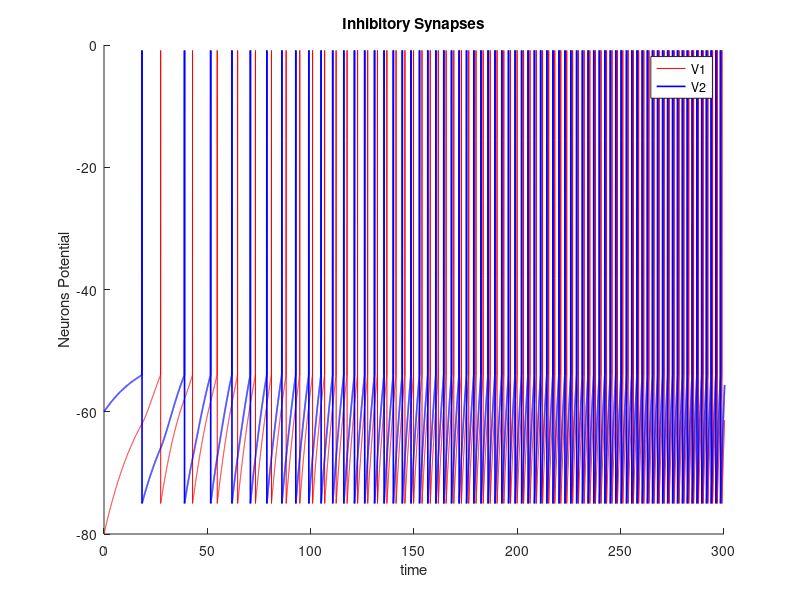

This figure's MATLAB source:
clc;
%-------------------------------------------
% Q2_2
%-------------------------------------------
dt = 0.01; % Simulation time step
Duration = 1000; % Simulation length
T = ceil(Duration/dt);
t = (1:T) * dt; % Simulation time points in ms
El = -80;
Tm = 20;
IeRm = 25;
rm = 50;
Vth = -54;
Tp = 10;
K = t/Tp .* exp(1-t/Tp);
rho = zeros(1,T);
deltaPeriod=10000;
for i=deltaPeriod:deltaPeriod:T
    rho(i)=0.005;
end
g = conv(K,rho);
Ese = 0;
Esi = -80;
Es = Ese;
V = zeros(1,T);
V(1) = -80;
for i = 1:T-1
    if(V(i)<Vth)
        dv = (dt/Tm)*(-((V(i)-El)+g(i)*(V(i)-Es)*rm)+IeRm);
        V(i+1)=V(i)+dv;
    else
        dv = (dt/0.05)*(-V(i)+IeRm);
        V(i+1) = V(i)+dv;
        if V(i+1)>0
            V(i+1)=El;
        end
    end
end

%{
figure
hold on
P1=subplot(4,1,1);
plot(t,K,'LineWidth',1.2);
title('K');
P2=subplot(4,1,2);
plot(t,rho,'LineWidth',1.2);
title('rho');
P3=subplot(4,1,3);
plot(t,g(1:T),'LineWidth',1.2);
title('g');
P4=subplot(4,1,4);
plot(t,V,'LineWidth',1.2);
title('V');
hold off
%}

%-------------------------------------------
% Q2_3
%-------------------------------------------
El = -75;
V1 = zeros(1,T);
V2 = zeros(1,T);
V1(1) = -80;
V2(1) = -60;
rho1 = zeros(1,T);
rho2 = zeros(1,T);
g1 = conv(K,rho1);
g2 = conv(K,rho2);
excAmount = 0.0049;
%
for i=1:T-1
    if V1(i)<Vth && V2(i)<Vth
        dv1 = (dt/Tm)*(-((V1(i)-El)+g1(i)*(V1(i)-Es)*rm)+IeRm);
        V1(i+1)=V1(i)+dv1;
        dv2 = (dt/Tm)*(-((V2(i)-El)+g2(i)*(V2(i)-Es)*rm)+IeRm);
        V2(i+1)=V2(i)+dv2;
        
    elseif V1(i)<Vth && V2(i)>Vth
        dv1 = (dt/Tm)*(-((V1(i)-El)+g1(i)*(V1(i)-Es)*rm)+IeRm);
        V1(i+1)=V1(i)+dv1;
        dv2 = (dt/0.05)*(-V2(i)+IeRm);
        V2(i+1) = V2(i)+dv2;
        if V2(i+1)>0
            V2(i+1)=El;
            rho1(i)=excAmount;
            g1 = conv(K,rho1);
        end
        
    elseif V1(i)>Vth && V2(i)<Vth
        dv2 = (dt/Tm)*(-((V2(i)-El)+g2(i)*(V2(i)-Es)*rm)+IeRm);
        V2(i+1)=V2(i)+dv2;
        dv1 = (dt/0.05)*(-V1(i)+IeRm);
        V1(i+1) = V1(i)+dv1;
        
        if V1(i+1)>0
            V1(i+1)=El;
            rho2(i)=excAmount;
            g2 = conv(K,rho2);
        end
        
    else
        dv1 = (dt/0.05)*(-V1(i)+IeRm);
        V1(i+1) = V1(i)+dv1;
        dv2 = (dt/0.05)*(-V2(i)+IeRm);
        V2(i+1) = V2(i)+dv2;
        if V1(i+1)>0 || V2(i+1)>0
            V1(i+1)=El;
            rho2(i)=0.005;
            g2 = conv(K,rho2);
            V2(i+1)=El;
            rho1(i)=0.005;
            g1 = conv(K,rho1);
        end
        
    end
end
%}
figure
hold on
plot(t,V1,'r',t,V2,'b','LineWidth',1.2)
title('Inhibitory Synapses')
xlabel('time')
ylabel('Neurons Potential')
xlim([0 300])
legend('V1','V2')
hold off
